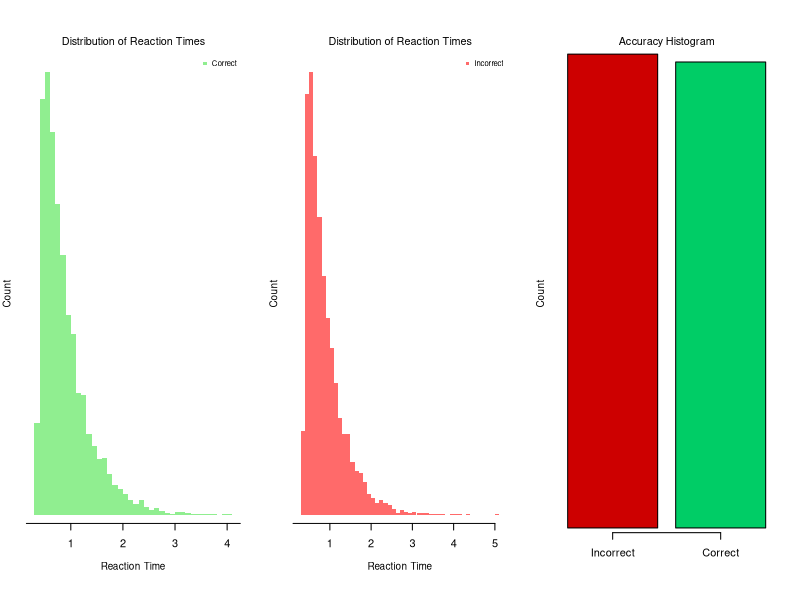

Write R code to recreate this figure.
## ---- chunk 1
knitr::opts_chunk$set(echo = TRUE)
## ---- chunk 2
# Part 1: Simulate single trial outcome
simulate_ddm <- function(a, v, dt, max_steps){
     x <- 0   
     random_dev <- rnorm(max_steps)  
     # Scale step changes by dt
     noise <- random_dev * sqrt(dt)
     drift <- v * dt
     
     for(i in 2:max_steps){
        this_step = drift + noise[i]
        x = x + this_step
            if(abs(x)>=(a/2)){  break  }
     }
     output <- list("RT" = (i+1)*dt, "C"  = x)
     return(output)
}

# Part 2: Simulate over 'n' trials
wdmrnd <- function(a,v,t,n){
    dt = 0.001
    max_steps = 10 / dt
    rt = rep(NA,n)
    accuracy = rep(NA,n)
    
    for(i in 1:n){
        X <- simulate_ddm(a, v, dt, max_steps)
        rt[i] <- X$RT 
        if(X$C>0){  accuracy[i] <- 1
          }else{    accuracy[i] <- 0  }
    }
    output <- data.frame("RT" = rt + t, "accuracy" = accuracy)
    return(output)
}
## ---- chunk 3
a = 1.50
v = 0.00
t = 0.30
n = 10000

data <- wdmrnd(a, v, t, n)
rt <- data$RT
accuracy <- data$accuracy
## ---- chunk 4
par(mfrow = c(1, 3), 
    mar =c(5.1,2,4.1,2),
    bty = "o")

hist(rt[accuracy==1], ann=F, axes=F, breaks=50, col="lightgreen",
     border=NA)
mtext("Distribution of Reaction Times", 3, cex=0.65, line=0.5)
mtext("Reaction Time", 1, cex=0.6, line=2)
mtext("Count", 2, cex=0.6, line=1)
legend("topright", col="lightgreen", "Correct", pch=15, cex=0.7, bty="n")
axis(1,c(0:5),line=-0.7)

hist(rt[accuracy==0], ann=F, axes=F, breaks=50, col="indianred1",
     border=NA)
mtext("Distribution of Reaction Times", 3, cex=0.65, line=0.5)
mtext("Reaction Time", 1, cex=0.6, line=2)
mtext("Count", 2, cex=0.6, line=1)
legend("topright", col="indianred1", "Incorrect", pch=15, cex=0.7, bty="n")
axis(1,c(0:5),line=-0.7)

barplot(c(sum(1-accuracy),sum(accuracy)), ann=F, axes=F,
        col=c("red3","springgreen3"))
mtext("Accuracy Histogram", 3, cex=0.65, line=0.5)
mtext("Count", 2, cex=0.6, line=1)
axis(1,c(0.7,1.9),c("Incorrect","Correct"))
## ---- chunk 5
################################################################
####    Auxiliary functions   ##################################
################################################################

# A function to print the settings used in the simulation
design_summary = function(settings){
          cat("========== EZBHDDM Design Parameters: =======\n")
          cat("Number of Participants:    ", settings$nPart,"\n")
          cat("Trials Per Person:",settings$nTrials,"\n")
          cat("Priors:\n")
          t(settings$prior)
}

# A function to load and print default prior values
default_priors <- function(Show=TRUE){
    prior <- data.frame("bound_mean_mean" = 1.50,
                        "bound_mean_sdev" = 0.20,
                        "drift_mean_mean" = 0.00,
                        "drift_mean_sdev" = 0.50,
                        "nondt_mean_mean" = 0.30,
                        "nondt_mean_sdev" = 0.06,
                        "bound_sdev_lower" = 0.10,
                        "bound_sdev_upper" = 0.20,
                        "drift_sdev_lower" = 0.20,
                        "drift_sdev_upper" = 0.40,
                        "nondt_sdev_lower" = 0.01,
                        "nondt_sdev_upper" = 0.05)
    if(Show){
          cat("========== EZBHDDM Priors: ===============\n")
          cat("Bound Mean Mean:   ", prior$bound_mean_mean,"\n")
          cat("Bound Mean Std Dev:",prior$bound_mean_sdev,"\n")
          cat("Drift Mean Mean:   ",prior$drift_mean_mean,"\n")
          cat("Drift Mean Std Dev:",prior$drift_mean_sdev,"\n")
          cat("Non-decision Time Mean Mean:",prior$nondt_mean_mean,"\n")
          cat("Non-decision Time Mean Std: ", prior$nondt_mean_sdev,"\n")
          cat("Bound Std Dev Shape:",prior$bound_sdev_lower,"\n")
          cat("Bound Std Dev Scale:",prior$bound_sdev_upper,"\n")
          cat("Drift Std Dev Shape:",prior$drift_sdev_lower,"\n")
          cat("Drift Std Dev Scale:",prior$drift_sdev_upper,"\n")
          cat("Non-decision Time Shape:",prior$nondt_sdev_lower,"\n")
          cat("Non-decision Time Scale:",prior$nondt_sdev_upper,"\n")
    }
  return(prior)
}

# A function to write the JAGS model using the prior values
write_JAGSmodel <- function(prior,fileName = "EZHBDDM.bug"){
      fileName <- "EZHBDDM.bug"
      
      opening <- "model{"
      prior.bound_m <- paste("          bound_mean ~ dnorm(", prior$bound_mean_mean,",pow(",prior$bound_mean_sdev,",-2))T(0.10,3.00)", sep="")
      prior.drift_m <- paste("          drift_mean ~ dnorm(", prior$drift_mean_mean,",pow(",prior$drift_mean_sdev,",-2))T(-3.00,3.00)", sep="")
      prior.nondt_m <- paste("          nondt_mean ~ dnorm(", prior$nondt_mean_mean,",pow(",prior$nondt_mean_sdev,",-2))T(0.05,1.00)", sep="")
      prior.bound_sd <- paste("          bound_sdev ~ dunif(", prior$bound_sdev_lower,",",prior$bound_sdev_upper,")", sep="")
      prior.drift_sd <- paste("          drift_sdev ~ dunif(", prior$drift_sdev_lower,",",prior$drift_sdev_upper,")", sep="")
      prior.nondt_sd <- paste("          nondt_sdev ~ dunif(", prior$nondt_sdev_lower,",",prior$nondt_sdev_upper,")", sep="")
      content <-"
              # Sampling model
              for (p in 1:nParticipants){
                  bound[p] ~ dnorm(bound_mean, pow(bound_sdev, -2))T(0.10,3.00)
                  drift[p] ~ dnorm(drift_mean, pow(drift_sdev, -2))T(-3.00,3.00)
                  nondt[p] ~ dnorm(nondt_mean, pow(nondt_sdev, -2))T(0.05,1.00)
                  
                  # Forward equations from EZ Diffusion
                  ey[p]  = exp(-bound[p] * drift[p])
                  Pc[p]  = 1 / (1 + ey[p])
                  PRT[p] = 2 * pow(drift[p], 3) / bound[p] * pow(ey[p] + 1, 2) / (2 * -bound[p] * drift[p] * ey[p] - ey[p]*ey[p] + 1)
                  MDT[p] = (bound[p] / (2 * drift[p])) * (1 - ey[p]) / (1 + ey[p])
                  MRT[p] = MDT[p] + nondt[p]
              
                  # Loss functions using MRT, PRT, and Pc
                  meanRT[p]  ~ dnorm(MRT[p], PRT[p] * correct[p])
                  varRT[p]   ~ dnorm(1/PRT[p], 0.5 * correct[p] * PRT[p] * PRT[p])
                  correct[p] ~ dbin(Pc[p], nTrialsPerPerson)
              }
      }"
      
      final_file <- file(fileName)
            writeLines(c(opening,prior.bound_m,prior.drift_m,prior.nondt_m,
                         prior.bound_sd,prior.drift_sd,prior.nondt_sd,content),
                       final_file)
      close(final_file)
}

# A function to create a list with all the data objects in the JAGS model
data_toJAGS <- function(){
    passData <- list("nParticipants", "nTrialsPerPerson",
                     "meanRT", "varRT", "correct")
    return(passData)
}

default_inits <- function(n.chains,nParticipants){
  myinits <- rep(list(list()), n.chains)
  for(i in 1:n.chains){
      myinits[[i]] <- list(drift = rnorm(nParticipants,0,0.1))
  }
  return(myinits)
}

# A function to extract individual samples for any parameter
extractSamples <- function(parameter.name, samples){
        postParam.Array <- samples$BUGSoutput$sims.array
        samplesID <- names(postParam.Array[1,1,])
        locateParameter  <- which(grepl(parameter.name,samplesID))
        
        if(which(grepl("_",parameter.name))==0){
          locateHierPar <- which(grepl("_",samplesID))
          locateParameter <- locateParameter[!locateParameter %in% locateHierPar]   
        }
        
        # Now, for individual/task level parameters...
        if(length(locateParameter)>1){
              # We isolate the pages ID that contain the parameter of interest
              samplesRelated <- samplesID[locateParameter]
              # We identify the maximum index
              locateParticipantID <- parse_number(samplesRelated)
              nP <- max(locateParticipantID,na.rm = TRUE)
              # We locate the page ID containing the last index
              lastP <- which(grepl(nP,samplesRelated))
              # And isolate all IDs from there
              locateParameter <- samplesRelated[(lastP-nP)+1:lastP]
        }
        # We retrieve only the pages containing the parameter
        x <- postParam.Array[,,locateParameter]
return(x)
}
## ---- chunk 6
nSim <- 200
prior <- default_priors()
nParticipants <- 50
nTrials <- 150
n.chains = 4
save_sampleFiles = FALSE
samplesFileName = "samples.RData"
settings <- list("nPart"   = nParticipants,
                 "nTrials" = nTrials,
                 "prior"   = prior)
## ---- chunk 7
################################################################
####    Core functions       ##################################
################################################################

# Sample 'true' parameter values from the priors specified
sample_parameters <- function(settings){
    prior <- settings$prior
    nP <- settings$nPart
    bound_mean <- rnorm(1,prior$bound_mean_mean,prior$bound_mean_sdev)
    drift_mean <- rnorm(1,prior$drift_mean_mean,prior$drift_mean_sdev)
    nondt_mean <- rnorm(1,prior$nondt_mean_mean,prior$nondt_mean_sdev)
    bound_sdev <- runif(1,prior$bound_sdev_lower,prior$bound_sdev_upper)
    drift_sdev <- runif(1,prior$drift_sdev_lower,prior$drift_sdev_upper)
    nondt_sdev <- runif(1,prior$nondt_sdev_lower,prior$nondt_sdev_upper)
    bound <- rnorm(nP,bound_mean, bound_sdev)
    drift <- rnorm(nP,drift_mean, drift_sdev)
    nondt <- rnorm(nP,nondt_mean, nondt_sdev)
    parameter_set <- list("bound_mean" = bound_mean, "drift_mean" = drift_mean,
                          "nondt_mean" = nondt_mean, "bound_sdev" = bound_sdev,
                          "drift_sdev" = drift_sdev, "nondt_sdev" = nondt_sdev,
                          "bound" = bound,   "drift" = drift,   "nondt" = nondt)
  return(parameter_set)
}

# Sample data using simulation settings and parameter values sampled
sample_data <- function(settings, parameter_set){
  nObs = settings$nPart*settings$nTrials
  data = matrix(NA,ncol=3,nrow=nObs)
  data[,1] = rep(1:settings$nPart, each=settings$nTrials)
  for(i in 1:settings$nP){
      this.sub <- which(data[,1]==i)
      accuracy = 0
      while(sum(accuracy)==0){
            temp <- wdmrnd(a = parameter_set$bound[i], 
                           v = parameter_set$drift[i], 
                           t = parameter_set$nondt[i], 
                           n = settings$nTrials)
            accuracy = temp$accuracy
      }
      data[this.sub,3] = accuracy
      data[this.sub,2] = temp$RT
  }
  data = as.data.frame(data)
  colnames(data) <- c("sub", "rt", "accuracy")
  return(data)
}

# Get individual statistics from full data: mean acc and correct-rt mean and var
get_Statistics <- function(data){
  if(is.null(data$accuracy)|is.null(data$rt)){
        error.msg = "Data not available."
        return(print(error.msg))
  }
  subID  = unique(data$sub)
  sum_correct = tapply(data$accuracy, data$sub, sum)  
  always_0 = which(sum_correct==0)
  if(length(always_0)!=0){
    bad_participants = (data$sub %in% always_0)
    data = data[-bad_participants,]
    sum_correct     = tapply(data$accuracy, data$sub, sum) 
  }
  mean_accuracy   = tapply(data$accuracy, data$sub, mean) 
  
  keep.correct = which(data$accuracy==1)
  correct_only = data[keep.correct,]
  mean_rt_correct = tapply(correct_only$rt, correct_only$sub, mean)
  var_rt_correct  = tapply(correct_only$rt, correct_only$sub, var)
  
  data_statistics = cbind(subID, sum_correct, mean_accuracy, mean_rt_correct, var_rt_correct)
  data_statistics = as.data.frame(data_statistics)
  colnames(data_statistics) = c("sub", "sum_correct","meanAccuracy", "meanRT_correct", "varRT_correct")
  return(data_statistics)
}
## ---- chunk 8

